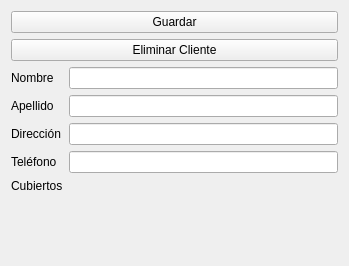
<?xml version="1.0" encoding="UTF-8"?>
<ui version="4.0">
 <class>widget_cliente</class>
 <widget class="QWidget" name="widget_cliente">
  <property name="geometry">
   <rect>
    <x>0</x>
    <y>0</y>
    <width>349</width>
    <height>266</height>
   </rect>
  </property>
  <property name="sizePolicy">
   <sizepolicy hsizetype="Maximum" vsizetype="Maximum">
    <horstretch>0</horstretch>
    <verstretch>0</verstretch>
   </sizepolicy>
  </property>
  <property name="windowTitle">
   <string>Form</string>
  </property>
  <layout class="QVBoxLayout" name="verticalLayout">
   <item>
    <widget class="QPushButton" name="boton_guardar">
     <property name="text">
      <string>Guardar</string>
     </property>
    </widget>
   </item>
   <item>
    <widget class="QPushButton" name="boton_eliminar">
     <property name="text">
      <string>Eliminar Cliente</string>
     </property>
    </widget>
   </item>
   <item>
    <layout class="QHBoxLayout" name="horizontalLayout">
     <item>
      <layout class="QFormLayout" name="formLayout">
       <item row="0" column="0">
        <widget class="QLabel" name="label_1">
         <property name="text">
          <string>Nombre</string>
         </property>
        </widget>
       </item>
       <item row="1" column="0">
        <widget class="QLabel" name="label_2">
         <property name="text">
          <string>Apellido</string>
         </property>
        </widget>
       </item>
       <item row="2" column="0">
        <widget class="QLabel" name="label_3">
         <property name="text">
          <string>Dirección</string>
         </property>
        </widget>
       </item>
       <item row="3" column="0">
        <widget class="QLabel" name="label_4">
         <property name="text">
          <string>Teléfono</string>
         </property>
        </widget>
       </item>
       <item row="4" column="0">
        <widget class="QLabel" name="label_5">
         <property name="text">
          <string>Cubiertos</string>
         </property>
        </widget>
       </item>
       <item row="4" column="1">
        <layout class="QVBoxLayout" name="cubiertos"/>
       </item>
       <item row="0" column="1">
        <widget class="QLineEdit" name="nombre"/>
       </item>
       <item row="1" column="1">
        <widget class="QLineEdit" name="apellido"/>
       </item>
       <item row="2" column="1">
        <widget class="QLineEdit" name="dire"/>
       </item>
       <item row="3" column="1">
        <widget class="QLineEdit" name="tel"/>
       </item>
      </layout>
     </item>
    </layout>
   </item>
  </layout>
 </widget>
 <resources/>
 <connections/>
</ui>
